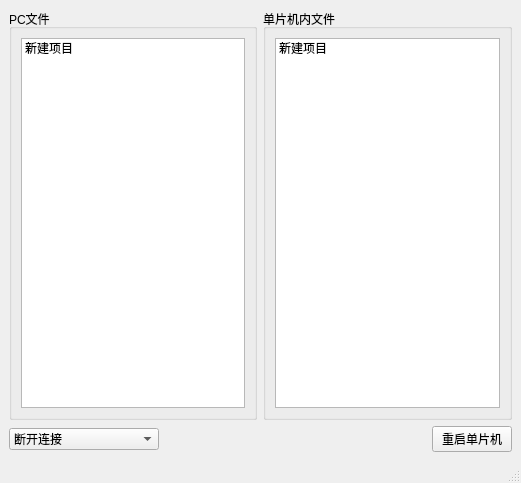
<?xml version="1.0" encoding="UTF-8"?>
<ui version="4.0">
 <class>MainWindow</class>
 <widget class="QMainWindow" name="MainWindow">
  <property name="geometry">
   <rect>
    <x>0</x>
    <y>0</y>
    <width>521</width>
    <height>483</height>
   </rect>
  </property>
  <property name="windowTitle">
   <string>MicroPython文件助手</string>
  </property>
  <widget class="QWidget" name="centralwidget">
   <layout class="QVBoxLayout" name="verticalLayout">
    <item>
     <layout class="QHBoxLayout" name="horizontalLayout">
      <item>
       <widget class="QGroupBox" name="groupBox">
        <property name="title">
         <string>PC文件</string>
        </property>
        <layout class="QGridLayout" name="gridLayout">
         <item row="0" column="0">
          <widget class="QListWidget" name="PC_files">
           <property name="contextMenuPolicy">
            <enum>Qt::CustomContextMenu</enum>
           </property>
           <item>
            <property name="text">
             <string>新建项目</string>
            </property>
           </item>
          </widget>
         </item>
        </layout>
       </widget>
      </item>
      <item>
       <widget class="QGroupBox" name="groupBox_2">
        <property name="title">
         <string>单片机内文件</string>
        </property>
        <layout class="QGridLayout" name="gridLayout_2">
         <item row="0" column="0">
          <widget class="QListWidget" name="MCU_files">
           <property name="contextMenuPolicy">
            <enum>Qt::CustomContextMenu</enum>
           </property>
           <item>
            <property name="text">
             <string>新建项目</string>
            </property>
           </item>
          </widget>
         </item>
        </layout>
       </widget>
      </item>
     </layout>
    </item>
    <item>
     <layout class="QHBoxLayout" name="horizontalLayout_2">
      <item>
       <widget class="QComboBox" name="port_select">
        <property name="minimumSize">
         <size>
          <width>150</width>
          <height>0</height>
         </size>
        </property>
        <item>
         <property name="text">
          <string>断开连接</string>
         </property>
        </item>
       </widget>
      </item>
      <item>
       <spacer name="horizontalSpacer">
        <property name="orientation">
         <enum>Qt::Horizontal</enum>
        </property>
        <property name="sizeHint" stdset="0">
         <size>
          <width>40</width>
          <height>20</height>
         </size>
        </property>
       </spacer>
      </item>
      <item>
       <widget class="QPushButton" name="restart_MCU">
        <property name="enabled">
         <bool>true</bool>
        </property>
        <property name="text">
         <string>重启单片机</string>
        </property>
        <property name="checkable">
         <bool>false</bool>
        </property>
        <property name="default">
         <bool>false</bool>
        </property>
        <property name="flat">
         <bool>false</bool>
        </property>
       </widget>
      </item>
     </layout>
    </item>
   </layout>
  </widget>
  <widget class="QStatusBar" name="statusBar"/>
 </widget>
 <resources/>
 <connections/>
</ui>
